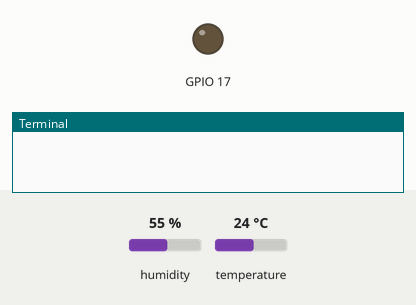
This program was run on a simulated Raspberry Pi (BCM pin numbers). Parts: output pins drawn as LEDs (lit = HIGH), the last lines printed to the terminal. The inputs (shaded band) are chosen by the test bench; at power-on: humidity 55 %, temperature 24 °C.

Above: at 0.2 s.
At 5.0 s:
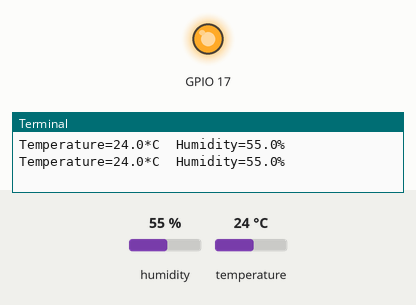
Timing chart, 0 to 8.1 s (numbered marks = the images above):
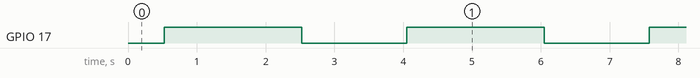

Measured:
- by itself, GPIO 17: alternates HIGH for 2.0 s and LOW for 1.5 s

The program:

DHT11_LED_GPIOpin.py
```python
#!/usr/bin/python3

import RPi.GPIO as GPIO
import time
import Adafruit_DHT      # 라이브러리 불러오기

GPIO.setmode(GPIO.BCM)
GPIO.setup(17,GPIO.OUT) # led control pin: GPIO17

sensor = Adafruit_DHT.DHT11     #  sensor 객체 생성

pin = 4                        # Data핀의 GPIO핀 넘버

try:
    while True:
        h, t = Adafruit_DHT.read_retry(sensor, pin) # 센서 객체에서 센서 값(온도, 습도) 읽기
        if h is not None and t is not None:   #습도 및 온도 값이 모두 제대로 읽혔다면
            print('Temperature={0:0.1f}*C  Humidity={1:0.1f}%'.format(t, h))  # 온도, 습도 순으로 표시
            GPIO.output(17,True)
            time.sleep(2)
            GPIO.output(17,False)

        else:                                                  # 에러가 생겼다면
            print('Failed to get reading. Try again!')        #  에러 표시
            GPIO.output(17,False)
            time.sleep(10)
        time.sleep(1) # 3 second = 1 cycle

    # code escape = ctrl+c

except KeyboardInterrupt:
    print("Terminated by keyboard")

finally:
    print("End of Program")
```
